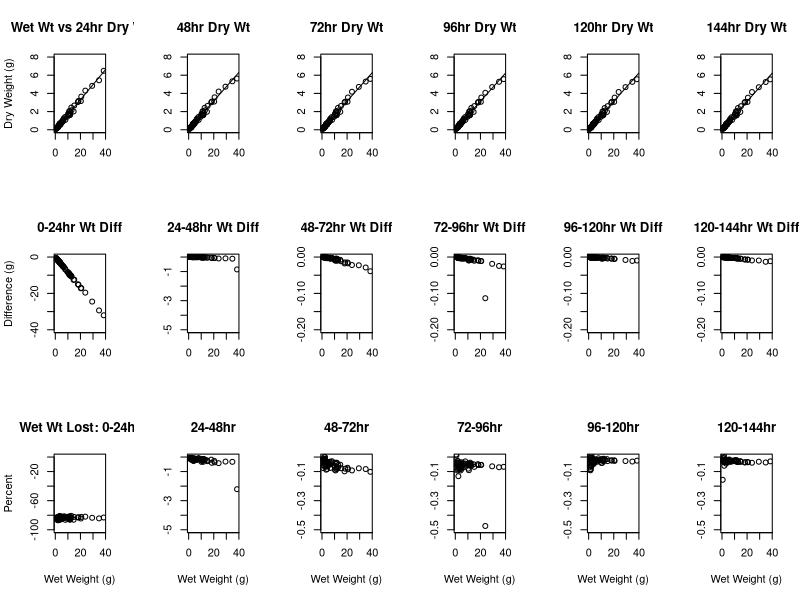

R code for this plot:

weight=read.csv("Oyster/Biomass/2Feb2018/Weights_2Feb2018.csv")

#weight corrections to subtract tray weight
weight$Whole_wet_wt_corr=(weight$Whole_wet_wt_g-weight$Tray_wt_g)
weight$Wet_shell_wt_corr=(weight$Wet_shell_wt_g-weight$Tray_wt_g)
weight$wet_mt_wt_corr=(weight$Wet_mt_weight_g-weight$Tray_wt_g)
weight$dry_mt_wt_24corr=(weight$Dry_wt_24-weight$Tray_wt_g)
weight$dry_mt_wt_48corr=(weight$Dry_wt_48-weight$Tray_wt_g)
weight$dry_mt_wt_72corr=(weight$Dry_wt_72-weight$Tray_wt_g)
weight$dry_mt_wt_96corr=(weight$Dry_wt_96-weight$Tray_wt_g)
weight$dry_mt_wt_120corr=(weight$Dry_wt_120-weight$Tray_wt_g)
weight$dry_mt_wt_144corr=(weight$Dry_wt_144-weight$Tray_wt_g)

#interval weight differences
weight$diff_0_24=(weight$dry_mt_wt_24corr-weight$wet_mt_wt_corr)
summary(weight$diff_0_24)
weight$diff_24_48=(weight$dry_mt_wt_48corr-weight$dry_mt_wt_24corr)
summary(weight$diff_24_48)
weight$diff_48_72=(weight$dry_mt_wt_72corr-weight$dry_mt_wt_48corr)
summary(weight$diff_48_72)
weight$diff_72_96=(weight$dry_mt_wt_96corr-weight$dry_mt_wt_72corr)
summary(weight$diff_72_96)
weight$diff_96_120=(weight$dry_mt_wt_120corr-weight$dry_mt_wt_96corr)
summary(weight$diff_96_120)
weight$diff_120_144=(weight$dry_mt_wt_144corr-weight$dry_mt_wt_120corr)
summary(weight$diff_120_14)

#interval weight loss percentages compared to wet weight
weight$perc_0_24=((weight$diff_0_24/weight$wet_mt_wt_corr)*100)
summary(weight$perc_0_24)
weight$perc_24_48=((weight$diff_24_48/weight$wet_mt_wt_corr)*100)
summary(weight$perc_24_48)
weight$perc_48_72=((weight$diff_48_72/weight$wet_mt_wt_corr)*100)
summary(weight$perc_48_72)
weight$perc_72_96=((weight$diff_72_96/weight$wet_mt_wt_corr)*100)
summary(weight$perc_72_96)
weight$perc_96_120=((weight$diff_96_120/weight$wet_mt_wt_corr)*100)
summary(weight$perc_96_120)
weight$perc_120_144=((weight$diff_120_144/weight$wet_mt_wt_corr)*100)
summary(weight$perc_120_144)

#percentage total weight lost allocated to intervals (assuming 144 hr wt final)
weight$weight_end=weight$wet_mt_wt_corr-weight$dry_mt_wt_144corr
weight$weight_prop24=((weight$diff_0_24/weight$weight_end)*100)
summary(weight$weight_prop24)
weight$weight_prop48=((weight$diff_24_48/weight$weight_end)*100)
summary(weight$weight_prop48)
weight$weight_prop72=((weight$diff_48_72/weight$weight_end)*100)
summary(weight$weight_prop72)
weight$weight_prop96=((weight$diff_72_96/weight$weight_end)*100)
summary(weight$weight_prop96)
weight$weight_prop120=((weight$diff_96_120/weight$weight_end)*100)
summary(weight$weight_prop120)
weight$weight_prop144=((weight$diff_120_144/weight$weight_end)*100)
summary(weight$weight_prop144)

#cumulative weight loss
weight$cumm_wt_loss24=weight$weight_prop24
weight$cumm_wt_loss48=weight$cumm_wt_loss24+weight$weight_prop48
weight$cumm_wt_loss72=weight$cumm_wt_loss48+weight$weight_prop72
weight$cumm_wt_loss96=weight$cumm_wt_loss72+weight$weight_prop96
weight$cumm_wt_loss120=weight$cumm_wt_loss96+weight$weight_prop120
weight$cumm_wt_loss144=weight$cumm_wt_loss120+weight$weight_prop144

#% wet weight lost
weight$prop_wet_24=((weight$dry_mt_wt_24corr/weight$wet_mt_wt_corr)*100)
summary(weight$prop_wet_24)
weight$prop_wet_48=((weight$dry_mt_wt_48corr/weight$wet_mt_wt_corr)*100)
summary(weight$prop_wet_48)
weight$prop_wet_72=((weight$dry_mt_wt_72corr/weight$wet_mt_wt_corr)*100)
summary(weight$prop_wet_72)
weight$prop_wet_96=((weight$dry_mt_wt_96corr/weight$wet_mt_wt_corr)*100)
summary(weight$prop_wet_96)
weight$prop_wet_120=((weight$dry_mt_wt_120corr/weight$wet_mt_wt_corr)*100)
summary(weight$prop_wet_120)
weight$prop_wet_144=((weight$dry_mt_wt_144corr/weight$wet_mt_wt_corr)*100)
summary(weight$prop_wet_144)

#wet weight:shell conversion
weight$sh_mt_rat=((weight$Whole_wet_wt_corr-weight$wet_mt_wt_corr)/weight$wet_mt_wt_corr)
weight$sh_mt_rat2=weight$Wet_shell_wt_corr/weight$wet_mt_wt_corr
conver_sack=weight[which(weight$Height_mm>=75),]
summary(conver_sack$sh_mt_rat)
summary(conver_sack$sh_mt_rat2)

#add, wet:dry ratio, residuals, wet weight:shell conversion condition index section

#PLOTS
#plotting multiple plots per page
par(mfrow=c(3,6))
#interval scatterplots with linear regression
m24=lm(weight$dry_mt_wt_24corr~weight$wet_mt_wt_corr)
plot(weight$wet_mt_wt_corr,weight$dry_mt_wt_24corr,main="Wet Wt vs 24hr Dry Wt",xlab="", ylab="Dry Weight (g)", ylim=c(0,8))
abline(m24)
m48=lm(weight$dry_mt_wt_48corr~weight$wet_mt_wt_corr)
plot(weight$wet_mt_wt_corr,weight$dry_mt_wt_48corr,main="48hr Dry Wt",xlab="", ylab="", ylim=c(0,8))
abline(m48)
m72=lm(weight$dry_mt_wt_72corr~weight$wet_mt_wt_corr)
plot(weight$wet_mt_wt_corr,weight$dry_mt_wt_72corr,main="72hr Dry Wt",xlab="", ylab="", ylim=c(0,8))
abline(m72)
m96=lm(weight$dry_mt_wt_96corr~weight$wet_mt_wt_corr)
plot(weight$wet_mt_wt_corr,weight$dry_mt_wt_96corr,main="96hr Dry Wt",xlab="", ylab="", ylim=c(0,8))
abline(m96)
m120=lm(weight$dry_mt_wt_120corr~weight$wet_mt_wt_corr)
plot(weight$wet_mt_wt_corr,weight$dry_mt_wt_120corr,main="120hr Dry Wt",xlab="", ylab="", ylim=c(0,8))
abline(m120)
m144=lm(weight$dry_mt_wt_144corr~weight$wet_mt_wt_corr)
plot(weight$wet_mt_wt_corr,weight$dry_mt_wt_144corr,main="144hr Dry Wt",xlab="", ylab="", ylim=c(0,8))
abline(m144)
#interval weight difference plots
plot(weight$wet_mt_wt_corr,weight$diff_0_24,main="0-24hr Wt Diff",xlab="", ylab="Difference (g)", ylim=c(-40,0))
plot(weight$wet_mt_wt_corr,weight$diff_24_48,main="24-48hr Wt Diff",xlab="", ylab="", ylim=c(-5,0))
plot(weight$wet_mt_wt_corr,weight$diff_48_72,main="48-72hr Wt Diff",xlab="", ylab="", ylim=c(-0.2,0))
plot(weight$wet_mt_wt_corr,weight$diff_72_96,main="72-96hr Wt Diff",xlab="", ylab="", ylim=c(-0.2,0))
plot(weight$wet_mt_wt_corr,weight$diff_96_120,main="96-120hr Wt Diff",xlab="", ylab="", ylim=c(-0.2,0))
plot(weight$wet_mt_wt_corr,weight$diff_120_144,main="120-144hr Wt Diff",xlab="", ylab="", ylim=c(-0.2,0))
#interval percentage wet weight lost plots
plot(weight$wet_mt_wt_corr,weight$perc_0_24,main="Wet Wt Lost: 0-24hr",xlab="Wet Weight (g)", ylab="Percent", ylim=c(-100,0))
plot(weight$wet_mt_wt_corr,weight$perc_24_48,main="24-48hr",xlab="Wet Weight (g)", ylab="", ylim=c(-5,0))
plot(weight$wet_mt_wt_corr,weight$perc_48_72,main="48-72hr",xlab="Wet Weight (g)", ylab="", ylim=c(-0.5,0))
plot(weight$wet_mt_wt_corr,weight$perc_72_96,main="72-96hr",xlab="Wet Weight (g)", ylab="", ylim=c(-0.5,0))
plot(weight$wet_mt_wt_corr,weight$perc_96_120,main="96-120hr",xlab="Wet Weight (g)", ylab="", ylim=c(-0.5,0))
plot(weight$wet_mt_wt_corr,weight$perc_120_144,main="120-144hr",xlab="Wet Weight (g)", ylab="", ylim=c(-0.5,0))
